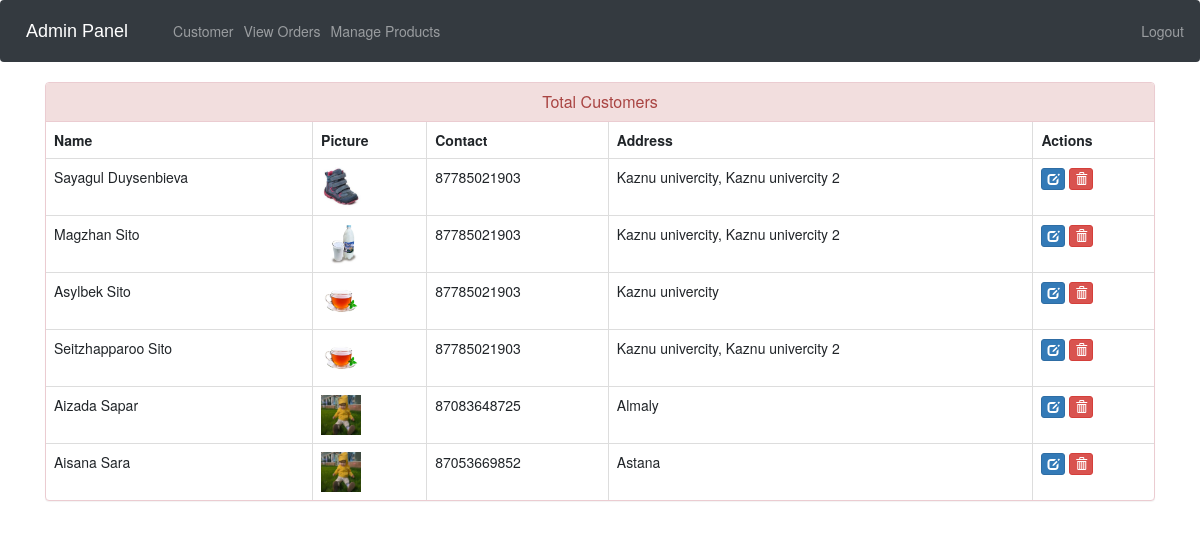
/view-customer (signed in), run on the app's committed database.
### ecom/models.py (models this page shows, shortened)
class Customer(models.Model):
    user=models.OneToOneField(User,on_delete=models.CASCADE)
    profile_pic= models.ImageField(upload_to='profile_pic/CustomerProfilePic/',null=True,blank=True)
    address = models.CharField(max_length=40)
    mobile = models.CharField(max_length=20,null=False)
    @property
    def get_name(self):
        return self.user.first_name+" "+self.user.last_name

### ecom/views.py (the view)
# urls.py: path('view-customer', views.view_customer_view,name='view-customer'),
@login_required(login_url='adminlogin')
def view_customer_view(request):
    customers=models.Customer.objects.all()
    return render(request,'ecom/view_customer.html',{'customers':customers})

### templates/ecom/view_customer.html (shortened to what this page needs)
{% extends 'ecom/admin_base.html' %}
{% load static %}
{% block content %}
<head>
  <link href="//netdna.bootstrapcdn.com/bootstrap/3.0.0/css/bootstrap.min.css" rel="stylesheet" id="bootstrap-css">
</head>
<div class="container">
  <div class="panel panel-danger">
    <div class="panel-heading">
      <h6 class="panel-title">Total Customers</h6>
    </div>
    <table class="table table-hover table-bordered" id="dev-table">
      <thead>
        <tr>
          <th>Name</th>
          <th>Picture</th>
          <th>Contact</th>
          <th>Address</th>
          <th>Actions</th>
        </tr>
      </thead>
      {% for c in customers %}
      <tr>
        <td> {{c.get_name}}</td>
        <td> <img src="{% static c.profile_pic.url %}" alt="Profile Pic" height="40px" width="40px" /></td>
        <td>{{c.mobile}}</td>
        <td>{{c.address}}</td>
        <td><a class="btn btn-primary btn-xs" href="{% url 'update-customer' c.id  %}"><span class="glyphicon glyphicon-edit"></span></a>
        <a class="btn btn-danger btn-xs" href="{% url 'delete-customer' c.id  %}"><span class="glyphicon glyphicon-trash"></span></a></td>
      </tr>
      {% endfor %}
    </table>
  </div>
</div>
{% endblock content %}

### templates/ecom/view_customer.html (style rules this page uses)
a:link { text-decoration: none; }
h6 { text-align: center; }

### data on the page
Customer: get_name "Sayagul Duysenbieva", profile_pic (picture), mobile "87785021903", address "Kaznu univercity, Kaznu univercity 2"
Customer: get_name "Magzhan Sito", profile_pic (picture), mobile "87785021903", address "Kaznu univercity, Kaznu univercity 2"
Customer: get_name "Asylbek Sito", profile_pic (picture), mobile "87785021903", address "Kaznu univercity"
Customer: get_name "Seitzhapparoo Sito", profile_pic (picture), mobile "87785021903", address "Kaznu univercity, Kaznu univercity 2"
Customer: get_name "Aizada Sapar", profile_pic (picture), mobile "87083648725", address "Almaly"
Customer: get_name "Aisana Sara", profile_pic (picture), mobile "87053669852", address "Astana"
